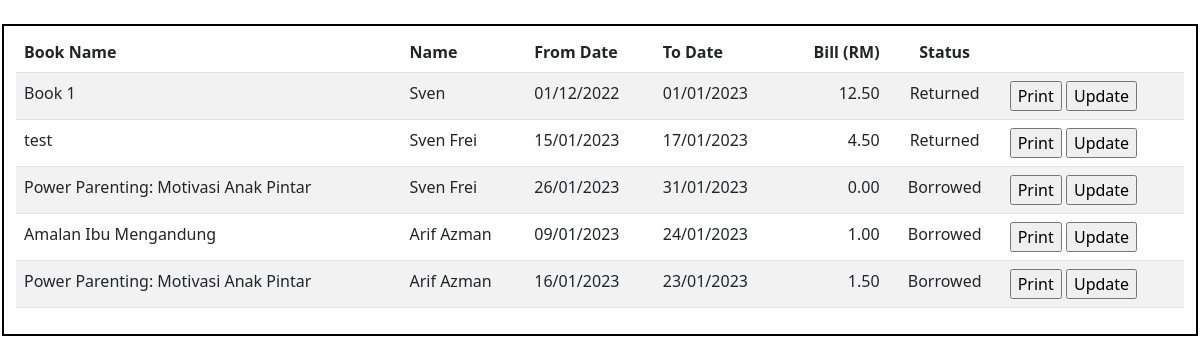
/sites/borrower.php, run on an earlier commit of the app's database.
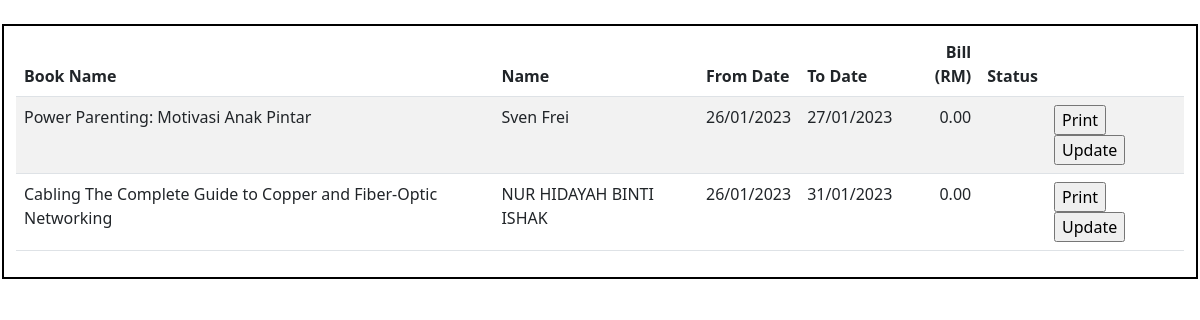
And on a later commit of the database.
### tables this page shows
CREATE TABLE `borrow` (
  `ID` int(11) NOT NULL,
  `BookFK` int(11) NOT NULL,
  `UserFK` int(11) NOT NULL,
  `FromDate` date NOT NULL,
  `ToDate` date NOT NULL,
  `IsBillSettled` tinyint(1) NOT NULL,
  `Status` varchar(1) NOT NULL COMMENT 'B - borrowed; R - Returned'
);

CREATE TABLE `book` (
  `ID` int(11) NOT NULL,
  `Name` varchar(100) NOT NULL,
  `Category` varchar(100) NOT NULL,
  `PublishDate` date NOT NULL,
  `Author` varchar(100) NOT NULL,
  `Description` varchar(1000) NOT NULL,
  `ISBNNumber` varchar(100) NOT NULL,
  `Image` text NOT NULL,
  `PublishPlace` varchar(100) NOT NULL,
  `Price` decimal(10,0) NOT NULL
);

CREATE TABLE `user` (
  `ID` int(11) NOT NULL,
  `Email` varchar(100) NOT NULL,
  `Password` varchar(100) NOT NULL,
  `Street` varchar(100) NOT NULL,
  `Zip` int(11) NOT NULL,
  `State` varchar(100) NOT NULL,
  `FullName` varchar(100) NOT NULL,
  `UitmID` int(11) NOT NULL,
  `IsAdmin` tinyint(1) NOT NULL DEFAULT 0
);

### sites/repositories/library-repository.php (called while the page is built, shortened)
<?php
function getDatabaseConnection()
{
    $servername = "localhost";
    $username = "root";
    $password = "";
    $dbname = "library";
    $conn = new mysqli($servername, $username, $password, $dbname);
    return $conn;
}
function getAllBooked()
{
    $conn = getDatabaseConnection();
    $sql = "SELECT borrow.ID, book.Name, user.FullName, borrow.ToDate, borrow.FromDate, borrow.IsBillSettled, CASE WHEN borrow.Status='B' THEN 'Borrowed' WHEN borrow.Status='R' THEN 'Returned' END AS Status " .
        "FROM borrow borrow JOIN user user ON borrow.UserFK = user.ID JOIN book book ON borrow.BookFK = book.ID " .
        "WHERE 1=1";
    $result = $conn->query($sql);
    return $result;
}
?>

### sites/borrower.php (the view, shortened to what this page needs)
<!DOCTYPE html>
<html>
<head>
	<link rel="stylesheet" type="text/css" href="css/mystyle.css">
	<link rel="stylesheet" type="text/css" href="css/userstyle.css">
	<link href="https://cdn.jsdelivr.net/npm/bootstrap@5.3.0-alpha1/dist/css/bootstrap.min.css" rel="stylesheet"
>
</head>
<body>
	<?php
	require("repositories/library-repository.php");
	$errorMessage = "";
	if ($_SERVER["REQUEST_METHOD"] == "GET") {
		try {
			$listBook = getAllBooked();
		} catch (Exception $ex) {
			$errorMessage += "<br>Issue fetching borrowing data!";
		}
	}
	?>
	<br>
	<fieldset>
		<table class="table table-striped" style="margin-left: 0;">
			<thead>
				<tr>
					<th>Book Name</th>
					<th>Name</th>
					<th>From Date</th>
					<th>To Date</th>
					<th style="text-align: right;">Bill (RM)</th>
					<th style="text-align: center;">Status</th>
					<th></th>
				</tr>
			</thead>
			<tbody>
				<?php
				$latePrice = 0.5;
				while ($row = $listBook->fetch_assoc()) {
					$totalPrice = number_format(0, 2);
					$fromDate = date('d/m/Y', strtotime($row["FromDate"]));
					$toDate = date('d/m/Y', strtotime($row["ToDate"]));
					$todayDate = date("d/m/Y");
					$date = new DateTime($row["ToDate"]);
					$now = new DateTime();
					$diff = date_diff($now, $now);
					if ($toDate < $todayDate) {
						$diff = date_diff($now, $date);
						$totalPrice = number_format($latePrice * $diff->format("%a"), 2);
					}
					$bookName = $row["Name"];
					$diffInDays = $diff->format("%a");
					echo "<tr><td>" . $bookName . "</td>" .
						"<td>" . $row["FullName"] . "</td>" .
						"<td>" . $fromDate . "</td>" .
						"<td>" . $toDate . "</td>" .
						"<td align=right>" . $totalPrice . "</td>" .
						"<td align=center>" . $row["Status"] . "</td>";
					echo "<td><input type='button' onClick='onPrintClick(\"$bookName\", \"$diffInDays\", \"$totalPrice\")' value='Print'>&nbsp";
					echo "<input type='button' value='Update' onclick=" . "window.location='borrower_update.php?ID=" . $row["ID"] . "'>";
					echo "</td></tr>";
				}
				?>
			</tbody>
		</table>
	</fieldset>
</body>
</html>

### sites/css/mystyle.css (style rules this page uses)
body { background-color: #F9FAF5; font-family: arial, sans-serif; }

### sites/css/userstyle.css (style rules this page uses)
table { width: 70%; margin-left: 15%; margin-right: 15%; }

### sites/borrower.php (style rules this page uses)
fieldset { margin-inline-start: 2px; margin-inline-end: 2px; padding-block-start: 0.35em; padding-inline-start: 0.75em; padding-inline-end: 0.75em; padding-block-end: 0.625em; min-inline-size: min-content; border: 2px solid black; }

What changed in the data, as far as the page shows it:
removed borrow: BookFK.Name "Book 1", UserFK.FullName "Sven", FromDate "01/12/2022", ToDate "01/01/2023", ToDate "12.50", Status "Returned"
removed borrow: BookFK.Name "test", UserFK.FullName "Sven Frei", FromDate "15/01/2023", ToDate "17/01/2023", ToDate "4.50", Status "Returned"
removed borrow: BookFK.Name "Power Parenting: Motivasi Anak Pintar", UserFK.FullName "Sven Frei", FromDate "26/01/2023", ToDate "31/01/2023", totalPrice "0.00", Status "Borrowed"
removed borrow: BookFK.Name "Amalan Ibu Mengandung", UserFK.FullName "Arif Azman", FromDate "09/01/2023", ToDate "24/01/2023", ToDate "1.00", Status "Borrowed"
removed borrow: BookFK.Name "Power Parenting: Motivasi Anak Pintar", UserFK.FullName "Arif Azman", FromDate "16/01/2023", ToDate "23/01/2023", ToDate "1.50", Status "Borrowed"
added borrow: BookFK.Name "Power Parenting: Motivasi Anak Pintar", UserFK.FullName "Sven Frei", FromDate "26/01/2023", ToDate "27/01/2023", totalPrice "0.00"
added borrow: BookFK.Name "Cabling The Complete Guide to Copper and Fiber-Optic Networking", UserFK.FullName "NUR HIDAYAH BINTI ISHAK", FromDate "26/01/2023", ToDate "31/01/2023", totalPrice "0.00"
